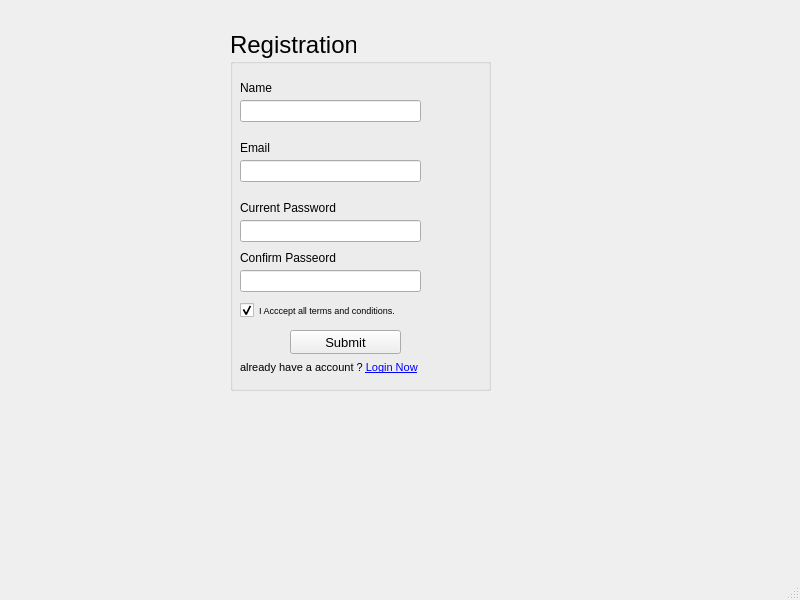
<?xml version="1.0" encoding="UTF-8"?>
<ui version="4.0">
 <class>Registration</class>
 <widget class="QMainWindow" name="Registration">
  <property name="geometry">
   <rect>
    <x>0</x>
    <y>0</y>
    <width>800</width>
    <height>600</height>
   </rect>
  </property>
  <property name="windowTitle">
   <string>Registration</string>
  </property>
  <widget class="QWidget" name="centralwidget">
   <widget class="QGroupBox" name="groupBox">
    <property name="geometry">
     <rect>
      <x>230</x>
      <y>30</y>
      <width>261</width>
      <height>361</height>
     </rect>
    </property>
    <property name="font">
     <font>
      <pointsize>18</pointsize>
     </font>
    </property>
    <property name="layoutDirection">
     <enum>Qt::LayoutDirection::LeftToRight</enum>
    </property>
    <property name="title">
     <string>Registration</string>
    </property>
    <widget class="QLabel" name="label">
     <property name="geometry">
      <rect>
       <x>10</x>
       <y>50</y>
       <width>49</width>
       <height>16</height>
      </rect>
     </property>
     <property name="font">
      <font>
       <pointsize>9</pointsize>
      </font>
     </property>
     <property name="text">
      <string>Name</string>
     </property>
    </widget>
    <widget class="QLineEdit" name="NameEdit">
     <property name="geometry">
      <rect>
       <x>10</x>
       <y>70</y>
       <width>181</width>
       <height>22</height>
      </rect>
     </property>
     <property name="font">
      <font>
       <pointsize>9</pointsize>
      </font>
     </property>
    </widget>
    <widget class="QLineEdit" name="EmaiEdit">
     <property name="geometry">
      <rect>
       <x>10</x>
       <y>130</y>
       <width>181</width>
       <height>22</height>
      </rect>
     </property>
     <property name="font">
      <font>
       <pointsize>9</pointsize>
      </font>
     </property>
    </widget>
    <widget class="QLabel" name="label_2">
     <property name="geometry">
      <rect>
       <x>10</x>
       <y>110</y>
       <width>49</width>
       <height>16</height>
      </rect>
     </property>
     <property name="font">
      <font>
       <pointsize>9</pointsize>
      </font>
     </property>
     <property name="text">
      <string>Email</string>
     </property>
    </widget>
    <widget class="QLineEdit" name="CurrentpassEdit">
     <property name="geometry">
      <rect>
       <x>10</x>
       <y>190</y>
       <width>181</width>
       <height>22</height>
      </rect>
     </property>
     <property name="font">
      <font>
       <pointsize>9</pointsize>
      </font>
     </property>
    </widget>
    <widget class="QLabel" name="label_3">
     <property name="geometry">
      <rect>
       <x>10</x>
       <y>170</y>
       <width>111</width>
       <height>16</height>
      </rect>
     </property>
     <property name="font">
      <font>
       <pointsize>9</pointsize>
      </font>
     </property>
     <property name="text">
      <string>Current Password</string>
     </property>
    </widget>
    <widget class="QLineEdit" name="ConfirmPassEdit">
     <property name="geometry">
      <rect>
       <x>10</x>
       <y>240</y>
       <width>181</width>
       <height>22</height>
      </rect>
     </property>
     <property name="font">
      <font>
       <pointsize>9</pointsize>
      </font>
     </property>
    </widget>
    <widget class="QLabel" name="label_4">
     <property name="geometry">
      <rect>
       <x>10</x>
       <y>220</y>
       <width>101</width>
       <height>16</height>
      </rect>
     </property>
     <property name="font">
      <font>
       <pointsize>9</pointsize>
      </font>
     </property>
     <property name="text">
      <string>Confirm Passeord</string>
     </property>
    </widget>
    <widget class="QCheckBox" name="checkBox">
     <property name="geometry">
      <rect>
       <x>10</x>
       <y>270</y>
       <width>171</width>
       <height>20</height>
      </rect>
     </property>
     <property name="font">
      <font>
       <pointsize>7</pointsize>
      </font>
     </property>
     <property name="text">
      <string>I Acccept all terms and conditions.</string>
     </property>
     <property name="checkable">
      <bool>true</bool>
     </property>
     <property name="checked">
      <bool>true</bool>
     </property>
    </widget>
    <widget class="QPushButton" name="SubmitBtn">
     <property name="geometry">
      <rect>
       <x>60</x>
       <y>300</y>
       <width>111</width>
       <height>24</height>
      </rect>
     </property>
     <property name="font">
      <font>
       <pointsize>10</pointsize>
      </font>
     </property>
     <property name="text">
      <string>Submit</string>
     </property>
    </widget>
    <widget class="QLabel" name="LoginLabel">
     <property name="geometry">
      <rect>
       <x>10</x>
       <y>330</y>
       <width>191</width>
       <height>16</height>
      </rect>
     </property>
     <property name="font">
      <font>
       <pointsize>8</pointsize>
      </font>
     </property>
     <property name="text">
      <string>already have a account ? &lt;a href=&quot;#&quot;&gt;Login Now&lt;/a&gt;</string>
     </property>
    </widget>
   </widget>
  </widget>
  <widget class="QMenuBar" name="menubar">
   <property name="geometry">
    <rect>
     <x>0</x>
     <y>0</y>
     <width>800</width>
     <height>22</height>
    </rect>
   </property>
  </widget>
  <widget class="QStatusBar" name="statusbar"/>
 </widget>
 <resources/>
 <connections/>
</ui>
